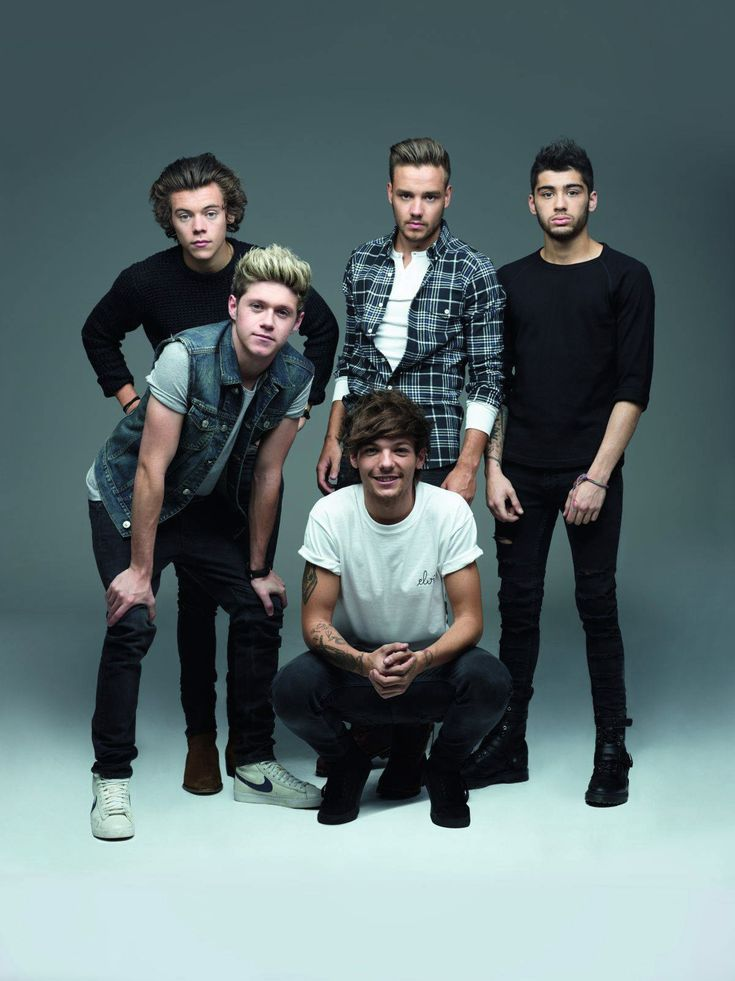
#> input picture test_img/test_img0.jpg, 735 x 981 px
$ python facesearch.py haarcascade_frontalface_default.xml ../test_img/test_img0.jpg
#> lines starting #> are read from the running program, lines starting #| are printed output that depends on the picture; after the words box and inside, x2 and y2 are one past the last pixel; in counts of white or black regions, pixels touching at a corner belong together
'''
FaceSearch: Searches for faces in a given image using
Google Reverse Image Search engine

File name: facesearch.py
Author: Aman Bharti
Date created: 7 jan 2023

'''
import numpy as np
import cv2
import sys
import requests
import webbrowser
import os
import urllib


def show(window, img):
    """
    Shows the image in OpenCV window with support for updating
    the image in real-time. This will simply repeatedly display the image.
    This makes real-time update of image possible and also lets us handle
    window close events reliably.

    Params:
    window: A python string, the name of the window in which to show the image
    img: A numpy array. Image to be shown.
    """
    while(1):  # Will repeatedly show the image in given window.
        cv2.imshow(window, img)
        k = cv2.waitKey(1) & 0xFF  # Capture the code of the pressed key.
        # Stop the loop when the user clicks on GUI close button [x].
        if not cv2.getWindowProperty(window, cv2.WND_PROP_VISIBLE):
            print("Operation Cancelled")
            break
        if k == 27:  # Key code for ESC
            break


def Search():
    """
    Uploads the _search_.jpg file to Google and searches for it using Google
    Reverse Image Search.
    """
    filePath = '_search_.png'  # Don't change
    searchUrl = 'http://www.google.com/searchbyimage/upload'  # Don't change
    multipart = {
        'encoded_image': (filePath, open(filePath, 'rb')),
        'image_content': ''}  # The format we need it to be in

    print("Uploading image..")
    response = requests.post(searchUrl, files=multipart, allow_redirects=False)
    fetchUrl = response.headers['Location']
    webbrowser.open(fetchUrl)
    print("Thanks for using this tool!")
    os.remove('_search_.png')  # Removing the generated file


def handle_click(event, x, y, flags, params):
    """
    Records clicks on the image and lets the user choose one of the detected
    faces by simply pointing and clicking.

    params:
    (As needed by setMouseCallback)
    event: The event that occured
    x, y: Integers. Coordinates of the event
    flags: Any flags reported by setMouseCallback
    params: Any params returned by setMouseCallback
    """
    # Capture when the LClick is released
    if event == cv2.EVENT_LBUTTONUP and y > a // 2:  # Ignore clicks on padding
        response = x // (faces_copy.shape[1] // len(faces))
        cv2.destroyAllWindows()
        cv2.imwrite('_search_.png', faces[response])
        try:
            Search()
        except KeyboardInterrupt:  # Delete the generated image if user stops
            print("\nTerminated execution. Cleaning up...")  # the execution.
            os.remove('_search_.png')
        sys.exit()


# The path to the face detection Haar cascade. Specified in the install.sh file
cascade = sys.argv[1]

try:
    path = sys.argv[2]
except IndexError:  # Check if any path is entered or not.
    print("Please input a path.\nUsage: python search.py path/to/file")
    sys.exit()

if path.startswith('http:') or path.startswith('https:'):
    try:
        req = urllib.request.urlopen(path)
        arr = np.asarray(bytearray(req.read()), dtype=np.uint8)
        image = cv2.imdecode(arr, -1)
    except:
        print('Couldn\'t load the image from given url.')
        sys.exit()
else:
    image = cv2.imread(path)
#> image is the input picture: shape (981, 735, 3); mean B, G, R 111.6, 109.6, 93.4

if image is None:  # Check if the path is valid.
    print("""Image could not be loaded.
    1. Make sure you typed in the path to the image correctly.
    2. Make sure you have read permissions to the image file.""")
    sys.exit()

cascade = cv2.CascadeClassifier(cascade)  # Load the CascadeClassifier
detected = cascade.detectMultiScale(image)  # Detect faces
#> detected = [[276, 400, 46, 46], [384, 171, 68, 68], [165, 188, 67, 67], [528, 167, 66, 66], [232, 281, 75, 75], [349, 421, 77, 77]]
faces = []

for x, y, w, h in detected:
    faces.append(image[y:y+h, x:x+w, :])  # Crop out individual faces
#> this loop made 6 passes
#> after the loop, faces = 6 items

if len(faces) == 0:  # If no face is detected in the image.
    print("No face detected.")
    sys.exit()

faces_copy = faces.copy()
#> faces_copy = 6 items

a = 128  # To resize all faces to square of side a. Only for displaying.
for i, face in enumerate(faces_copy):  # Prepare for displaying.
    faces_copy[i] = cv2.resize(face, (a, a))  # Resize faces
    faces_copy[i] = np.pad(  # Pad the faces with a white border
            faces_copy[i], ((2, 2), (2, 2), (0, 0)),
            mode='constant', constant_values=((255, 255), (255, 255), (0, 0))
            )
    cv2.circle(  # Draw a quarter-circle at bottom-left of image.
            faces_copy[i], (5, a), int(0.25*a), (0, 200, 0), -1
            )
    cv2.putText(  # Type the index of the face over the quarter circle.
            faces_copy[i], str(i), (0, a), cv2.FONT_HERSHEY_DUPLEX,
            0.007*a, color=(255, 255, 255), thickness=1, lineType=cv2.LINE_AA
            )
#> this loop made 6 passes

faces_copy = np.hstack(tuple(faces_copy))  # For creating a single strip
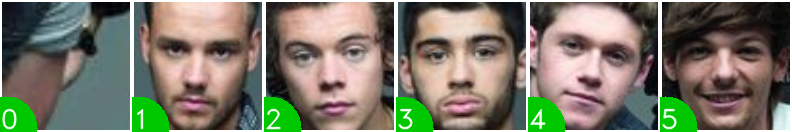
#> faces_copy: shape (132, 792, 3); mean of channels 0, 1, 2 105.8, 122, 123.7; drawn as B, G, R

if faces_copy.shape[1] < 4 * a:  # Pre-calculated
    pad = 4 * a - faces_copy.shape[1]  # Calculating required padding
    faces_copy = np.pad(
            faces_copy, ((0, 0), (pad // 2, pad // 2), (0, 0)),
            mode='constant', constant_values=((0, 0), (255, 255), (0, 0))
            )


faces_copy = np.pad(  # Padding above to write some text.
        faces_copy, ((a//2, 0), (0, 0), (0, 0)),
        mode='constant', constant_values=((255, 255), (0, 0), (0, 0))
        )
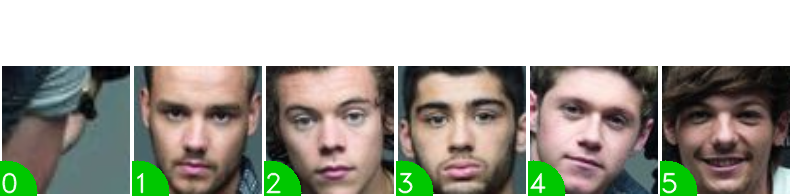
#> faces_copy: shape (196, 792, 3); mean of channels 0, 1, 2 154.5, 165.4, 166.5; drawn as B, G, R

cv2.putText(  # Writing some text on the top padded portion.
        faces_copy,
        'Click on the face you want to search for.', (5, a // 4),
        cv2.FONT_HERSHEY_DUPLEX, 0.7, (0, 200, 0), lineType=cv2.LINE_AA
        )
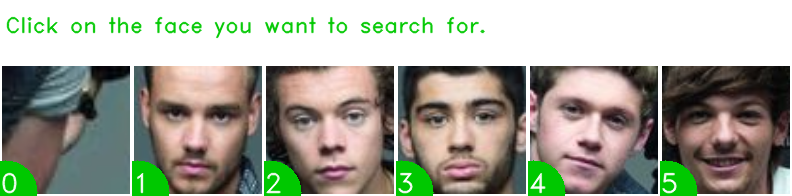
#> faces_copy: shape (196, 792, 3); 2.01% of pixels changed, all inside (x1, y1, x2, y2) = (6, 16, 485, 39); drawn as B, G, R

cv2.namedWindow('Choose the face', cv2.WINDOW_NORMAL)
cv2.setMouseCallback('Choose the face', handle_click)
show('Choose the face', faces_copy)
#> (key Esc is pressed here)
